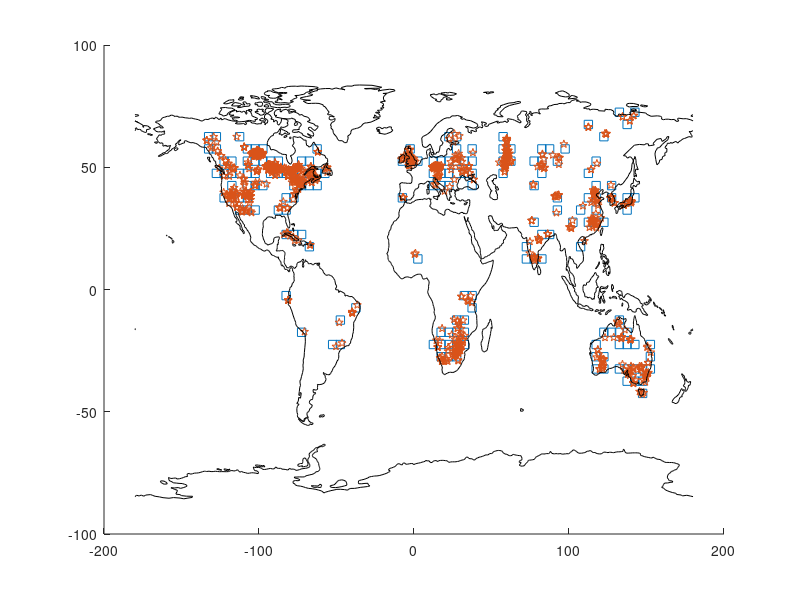

Write the MATLAB code that produced this figure. (Note: this script raises an error after producing the figure.)
close all
clear

% Code to read the samples from the RJ-MCMC algorithm.
% These are text/ascii files with s x time points, with temperatures
% W. These are interpolated here (as is done in the RJ-MCMC algorithm).
% Here the latest measurement date in each gridcell is read in and used
% to truncate the inferred temperature history.
% The averaging to regions is done after subtracting the CE 1955-180 
% mean value in each gridcell.
% Peter Hopcroft
% January 2019

load inputs/colocbh_no.txt
load inputs/BH_locats.txt
load inputs/bhlocats.txt

make_it_tight = true;
subplot = @(m,n,p) subtightplot (m, n, p, [0.01 0.05], [0.1 0.01], [0.1 0.01]);
if ~make_it_tight,  clear subplot;  end

% the number of gridcells that we are reading in:
nparts=173;

% The number of MCMC iterations to sample from:
itmax=100000;
    
    
partition_lonlat=colocbh_no;
partition_lonlat(:,1)=(colocbh_no(:,1))*5 - 2.5 ;
partition_lonlat(:,2)=(18 - colocbh_no(:,2)+1)*5- 2.5;
bhlocats(:,1) = bhlocats(:,1)*100*5 - 2.5 ;
bhlocats(:,2) = 90 - bhlocats(:,2)*37*5 +2.5;
 



bh_long = (colocbh_no(:,1)-0.5)*5;
bh_lat = 90 -  (colocbh_no(:,2)-0.5)*5;

for ic=1:nparts
 if(bh_long(ic)>180)
     bh_long(ic)=bh_long(ic) -360;
 end
 if(partition_lonlat(ic,1)>180)
     partition_lonlat(ic,1)=partition_lonlat(ic,1) -360;
 end
 if(bhlocats(ic,1)>180)
     bhlocats(ic,1)=bhlocats(ic,1) -360;
 end
end


glob_partition_lonlat=zeros(nparts,2);
glob_partition_lonlat(1:nparts,:)=partition_lonlat(1:nparts,:);


hold all
plot(bh_long,bh_lat,'linestyle','none','marker','s')
plot(BH_locats(:,1),BH_locats(:,2),'linestyle','none','marker','p')
load inputs/world.dat
plot(world(:,1),world(:,2),'color','black')



root='/Users/Peter/Documents/WORK/NH_SH_bh/glob_bh_new/Samples/';
%root='C:\Users\hopcrofp\Documents\NH_SH_bh\glob_bh_new\Samples\';
extension='G.txt';

extensiont='T.txt';
extensions='S.txt';
extensionpp='PP.txt';
root2='X';
extensions2='G';
mean_G = zeros(nparts,123);   % nparts partitions x 123 timesteps (5yrs)
stdev_G = zeros(nparts,123);   % nparts partitions x 123 timesteps (5yrs)
times5yr = [5:5:615];
pp_array=zeros(nparts,1);
i=0;
for ic=1:nparts

    s= num2str(ic-1);
    filenameG=strcat(root,s,extension)
    filenamet=strcat(root,s,extensiont);
    filenames=strcat(root,s,extensions);
    filenamepp=strcat(root,s,extensionpp);
    
    
    GST = textread(filenameG, '%f','delimiter', '\n');
    t = textread(filenamet, '%f','delimiter', '\n');
    s = textread(filenames, '%f','delimiter', '\n');
    pp = textread(filenamepp, '%f','delimiter', '\n');
    % now interpolate to 5 year timesteps
    
    i=0;
    j=0;

    for it=1:itmax
        
        i = j+1;
        j = i + s(it) -1;
        tmcmc = flipud(t(i:j));
        wmcmc = flipud(GST(i:j));
       mean_G(ic,:) =mean_G(ic,:)+(1/itmax)* interp1(tmcmc,wmcmc,times5yr); 
    end
     i=0;
    j=0;
     for it=1:itmax
        i = j+1;
        j = i + s(it) -1;
        tmcmc = flipud(t(i:j));
        wmcmc = flipud(GST(i:j));
       dev2_G = (interp1(tmcmc,wmcmc,times5yr) - mean_G(ic,:)).^2;
       stdev_G(ic,:) = stdev_G(ic,:) + (1/itmax)* dev2_G;
       pp_array(ic) = mean(pp);
     end
end

stdev_G = sqrt(stdev_G);


% save these histories to a text file

save outputs/mean_G.txt mean_G -ascii
save outputs/stdev_G.txt stdev_G -ascii
save outputs/pp_array.txt pp_array -ascii


yearsAD=[1405:5:2015];
glob=zeros(123,1);
glob_p2s=zeros(123,1);
glob_m2s=zeros(123,1);
glob_p3s=zeros(123,1);
glob_m3s=zeros(123,1);
SH=zeros(123,1);
SH_p2s=zeros(123,1);
SH_m2s=zeros(123,1);
SH_p3s=zeros(123,1);
SH_m3s=zeros(123,1);
% Now I need the latest logging date in each gridcell:

borehole_date = zeros(nparts,2);
borehole_z0 = zeros(nparts,2);
load inputs/minsofar.dat
borehole_date(:,2) = minsofar(1:nparts);

load inputs/minsofar2.dat;
borehole_z0(:,2) = minsofar2(1:nparts);

% Subtract the depth from the date:
% Characteristic time period tau will propate
% sqrt(tau*kappa), where kappa diffusivity
% or l^2 /kappa for depth l

end_index =zeros(nparts,1);
for ic=1:nparts
  % depth_time = 0.3*((borehole_z0(ic,2))^2/1e-6)/(3600*24*365.25)
  % borehole_date(ic,2) = borehole_date(ic,2)  -depth_time;
   end_index(ic) =   int16(( 0.5+  borehole_date(ic,2) -2015  + 615) /5) 
   % Here deselect partitions with overly narrow prior limits
   %if (pp_array(ic) < 0.25)
   %    end_index(ic)=0;
   %end
end

count=zeros(123,1);
countSH=zeros(123,1);
A=6378185.0;
pi=3.141592654;
grid_lat_rad=2.5;
grid_lon_rad=2.5;
latrad=2*pi*partition_lonlat(:,2)/360.0;
lonrad=2*pi*partition_lonlat(:,1)/360.0;

f6090clim=(1980-1400)/5;
i6090clim=(1955-1400)/5;

for ic=1:nparts
    
    mean_G(ic,end_index(ic)+1:123) = NaN;
    clim6090=mean( mean_G(ic,i6090clim:f6090clim));
    if(isnan(clim6090))
        %
    else
    
    if(partition_lonlat(ic,2)>30 & partition_lonlat(ic,2)<60)  % Only extra-tropical sites
 area = (A * A*((cos(latrad(ic) - grid_lat_rad) - cos(latrad(ic)+grid_lat_rad))*2*pi*5)/360);
 
  
  
 for it=1:end_index(ic)
     
  glob(it) = glob(it) + area *  (mean_G(ic,it) - clim6090);
  glob_p2s(it) = glob_p2s(it) + area * (mean_G(ic,it)- clim6090 + 2*stdev_G(ic,it)) ;
  glob_m2s(it) = glob_m2s(it) + area * (mean_G(ic,it)- clim6090 - 2*stdev_G(ic,it)) ;
  glob_p3s(it) = glob_p3s(it) + area * (mean_G(ic,it)- clim6090 + 3*stdev_G(ic,it)) ;
  glob_m3s(it) = glob_m3s(it) + area * (mean_G(ic,it)- clim6090 - 3*stdev_G(ic,it)) ;
  count(it) = count(it)+area;
 end
    end
    end % if isnan(clim6090)
end

for ic=1:nparts
 mean_G(ic,end_index(ic)+1:123) = NaN;
 clim6090=mean( mean_G(ic,i6090clim:f6090clim));
if(isnan(clim6090))
        %
    else if(partition_lonlat(ic,2)<0)  % All SH sites
 area = (-A * A*((cos(latrad(ic) - grid_lat_rad) - cos(latrad(ic)+grid_lat_rad))*2*pi*5)/360);
 
 for it=1:end_index(ic)
  SH(it) = SH(it) + area *  (mean_G(ic,it) - clim6090);
  SH_p2s(it) = SH_p2s(it) + area * (mean_G(ic,it)- clim6090 + 2*stdev_G(ic,it)) ;
  SH_m2s(it) = SH_m2s(it) + area * (mean_G(ic,it)- clim6090 - 2*stdev_G(ic,it)) ;
  SH_p3s(it) = SH_p3s(it) + area * (mean_G(ic,it)- clim6090 + 3*stdev_G(ic,it)) ;
  SH_m3s(it) = SH_m3s(it) + area * (mean_G(ic,it)- clim6090 - 3*stdev_G(ic,it)) ;
  countSH(it) = countSH(it)+area;
 end
        end
end
end

for it=1:123
 glob(it) = glob(it) /count(it);
 glob_p2s(it) = glob_p2s(it) /count(it);
 glob_m2s(it) = glob_m2s(it) /count(it);
 glob_p3s(it) = glob_p3s(it) /count(it);
 glob_m3s(it) = glob_m3s(it) /count(it);
 SH(it) = SH(it) /countSH(it);
 SH_p2s(it) = SH_p2s(it) /countSH(it);
 SH_m2s(it) = SH_m2s(it) /countSH(it);
 SH_p3s(it) = SH_p3s(it) /countSH(it);
 SH_m3s(it) = SH_m3s(it) /countSH(it);
end
subplot(2,1,1)
hold all
plot(yearsAD,glob)
plot(yearsAD,glob_p2s)
plot(yearsAD,glob_m2s) 
plot(yearsAD,glob_p3s)
plot(yearsAD,glob_m3s)
xlim([1500 2020]); 
subplot(2,1,2)
hold all
plot(yearsAD,SH)
plot(yearsAD,SH_p2s)
plot(yearsAD,SH_m2s) 
plot(yearsAD,SH_p3s)
plot(yearsAD,SH_m3s)
xlim([1500 2020]); 



save outputs/Tglob_new.txt glob -ascii
save outputs/Tglob_new_p2s.txt glob_p2s -ascii
save outputs/Tglob_new_m2s.txt glob_m2s -ascii

save outputs/Tglob_new_p3s.txt glob_p3s -ascii
save outputs/Tglob_new_m3s.txt glob_m3s -ascii

save outputs/TSH_new.txt SH -ascii
save outputs/TSH_new_p2s.txt SH_p2s -ascii
save outputs/TSH_new_m2s.txt SH_m2s -ascii

save outputs/TSH_new_p3s.txt SH_p3s -ascii
save outputs/TSH_new_m3s.txt SH_m3s -ascii



% --------------------------------------
% Now map plot the magnitude of warming
% --------------------------------------
iclim6090=i6090clim;
fclim6090=f6090clim;

% 1755-1800:
iclimLIA=71;
fclimLIA=iclimLIA+10;

warming_6090_m_1800_1850=zeros(nparts,1);
for ic=1:nparts
     if isnan(mean(mean_G(ic,iclim6090:fclim6090)))
        warming_6090_m_1800_1850(ic)=NaN;  
     else
        warming_6090_m_1800_1850(ic)= mean(mean_G(ic,iclim6090:fclim6090)) - mean(mean_G(ic,iclimLIA:fclimLIA));
     end
end

sd_warming_6090_m_1800_1850=zeros(nparts,1);
for ic=1:nparts
    sd_warming_6090_m_1800_1850(ic)= sqrt((mean(stdev_G(ic,iclim6090:fclim6090))/2)^2 + (mean(stdev_G(ic,iclimLIA:fclimLIA))/2)^2);
end

% Make it the 3 s.d.
sd_warming_6090_m_1800_1850=sd_warming_6090_m_1800_1850*3;

save outputs/warming_6090_18001850.txt warming_6090_m_1800_1850 -ascii
save outputs/sd_6090_18001850.txt sd_warming_6090_m_1800_1850 -ascii

figure 
ax0=subplot(1,2,1)
hold all
plot(world(:,1),world(:,2),'color','black')

colormap(jet(7))
colorbar

cmp=colormap(jet(7))

for ic=1:nparts
    pos = [partition_lonlat(ic,1)-2.5 partition_lonlat(ic,2)-2.5 5 5];
    % acolor = (warming_6090_m_1800_1850(ic))/3.5;
     
    if(warming_6090_m_1800_1850(ic)<=-0.2)
        color = cmp(1,:);
    end
    if(warming_6090_m_1800_1850(ic)>-0.2 & warming_6090_m_1800_1850(ic)<=0.2)
        color = cmp(2,:);
    end
    if(warming_6090_m_1800_1850(ic)>0.2 & warming_6090_m_1800_1850(ic)<=0.6)
        color = cmp(3,:);
    end
    if(warming_6090_m_1800_1850(ic)>0.6 & warming_6090_m_1800_1850(ic)<=1.0)
        color = cmp(4,:);
    end
    if(warming_6090_m_1800_1850(ic)>1.0 & warming_6090_m_1800_1850(ic)<=1.4)
        color = cmp(5,:);
    end
    if(warming_6090_m_1800_1850(ic)>1.4 & warming_6090_m_1800_1850(ic)<=1.8)
        color = cmp(6,:);
    end
    if(warming_6090_m_1800_1850(ic)>1.8 )
        color = cmp(7,:);
    end
    if isnan(warming_6090_m_1800_1850(ic))
        color = [0.6 0.6 0.6 ];
    end
    rectangle('position',pos,'FaceColor',color,'EdgeColor','none')
    
end

set(gca, 'CLim',[-0.6, 2.2] );set(gca,'color',[0.8 0.8 0.8])
cbh=colorbar(gca);
%set(cbh,'XTick',[-0.6:0.4:2.2],'XTickLabel',{'-0.6','-0.2','0.2','0.6','1.0','1.4','1.8',''});
set(cbh,'YTick',[,-0.2,0.2,0.6,1.0,1.4,1.8,],'Location','eastoutside')

xlim([-150 160])
ylim([-50 77.5])

title('mean temperature change (\circC)')
box on
pbaspect([2 1 1])


ax1=subplot(1,2,2)
hold all
colormap(jet(7))
colorbar
plot(world(:,1),world(:,2),'color','black')

cmp=colormap(jet(7))

for ic=1:nparts
    pos = [partition_lonlat(ic,1)-2.5 partition_lonlat(ic,2)-2.5 5 5];
    
    if(sd_warming_6090_m_1800_1850(ic)>0 & sd_warming_6090_m_1800_1850(ic)<=0.05)
        color = cmp(1,:);
    end
    if(sd_warming_6090_m_1800_1850(ic)>0.05 & sd_warming_6090_m_1800_1850(ic)<=0.1)
        color = cmp(2,:);
    end
    if(sd_warming_6090_m_1800_1850(ic)>0.1 & sd_warming_6090_m_1800_1850(ic)<=0.15)
        color = cmp(3,:);
    end
    if(sd_warming_6090_m_1800_1850(ic)>0.15 & sd_warming_6090_m_1800_1850(ic)<=0.2)
        color = cmp(4,:);
    end
        if(sd_warming_6090_m_1800_1850(ic)>0.2 & sd_warming_6090_m_1800_1850(ic)<=0.25)
        color = cmp(5,:);
        end
            if(sd_warming_6090_m_1800_1850(ic)>0.25 & sd_warming_6090_m_1800_1850(ic)<=0.3)
        color = cmp(6,:);
            end
    
        if(sd_warming_6090_m_1800_1850(ic)>0.3 )
        color = cmp(7,:);
        end
   if isnan(warming_6090_m_1800_1850(ic))
        color = [0.6 0.6 0.6 ];
    end
    
        
    rectangle('position',pos,'FaceColor',color,'EdgeColor','none')
    
end

set(gca, 'CLim', [0, 0.35]);set(gca,'color',[0.8 0.8 0.8])

xlim([-150 160])
ylim([-50 77.5])

title('3 s.d. temperature change (\circC)')
box on
pbaspect([2 1 1])


ax0.TitleFontSizeMultiplier = 0.9;
ax1.TitleFontSizeMultiplier = 0.9;


x0=100;
y0=100;
width=900;
height=500

set(gcf,'position',[x0,y0,width,height])
fig = gcf;
fig.InvertHardcopy = 'off';

print -painters -depsc2 -r2500 plots/dT_glob.eps
savefig('dT_glob.fig')

grid_dT=zeros(73,37);
grid_dT_sd=zeros(73,37);
for ic=1:nparts
    pos = [partition_lonlat(ic,1)-2.5 partition_lonlat(ic,2)-2.5 5 5];
    i = colocbh_no(ic,1);
    j = colocbh_no(ic,2);
    
    grid_dT(i,j) = warming_6090_m_1800_1850(ic);
    grid_dT_sd(i,j) = sd_warming_6090_m_1800_1850(ic);
end

figure
subplot(1,2,1)
imagesc(grid_dT)

subplot(1,2,2)
imagesc(grid_dT_sd)


%nccreate('dT.nc','grid_dT')
%nccreate('dT_sd.nc','grid_dT_sd')
%ncwrite('dT.nc','grid_dT',grid_dT);
%ncwrite('dT_sd.nc','grid_dT_sd',grid_dT_sd);





% ====================================================
% ====================================================

% Map the prior hyperparameter pp
figure
hold all
ax4=plot(world(:,1),world(:,2),'color','black')

cmp=colormap(jet(7))

for ic=1:nparts
    pos = [partition_lonlat(ic,1)-2.5 partition_lonlat(ic,2)-2.5 5 5];
    if(pp_array(ic)>0 & pp_array(ic)<=0.75)
        color = cmp(1,:);
    end
    if(pp_array(ic)>0.75 & pp_array(ic)<=1.0)
        color = cmp(2,:);
    end
    if(pp_array(ic)>1.0 & pp_array(ic)<=1.25)
        color = cmp(3,:);
    end
    if(pp_array(ic)>1.25 & pp_array(ic)<=1.5)
        color = cmp(4,:);
    end
        if(pp_array(ic)>1.5 & pp_array(ic)<=1.75)
        color = cmp(5,:);
        end
            if(pp_array(ic)>1.75 & pp_array(ic)<=2.0)
        color = cmp(6,:);
            end
        if(pp_array(ic)>2.0 )
        color = cmp(7,:);
        end
   % if(borehole_date(ic,2) < 1980)
   %    color = [0.7 0.7 0.7 ];
   % end
    rectangle('position',pos,'FaceColor',color,'EdgeColor','none')
    
end

set(gca, 'CLim', [0, 3.5]);

xlim([-150 160])
ylim([-50 77.5])


title('Prior hyper-parameter (\circC)')
box on
colorbar
pbaspect([2 1 1])




ax4.TitleFontSizeMultiplier = 0.9;

set(gca,'color',[0.8 0.8 0.8])


x0=100;
y0=100;
width=900;
height=500

set(gcf,'position',[x0,y0,width,height])
fig = gcf;
fig.InvertHardcopy = 'off';
set(gca,'color',[0.8 0.8 0.8])    
print -painters -depsc2 -r2500 plots/hyperprior_glob.eps
savefig('hyperprior_glob.fig')